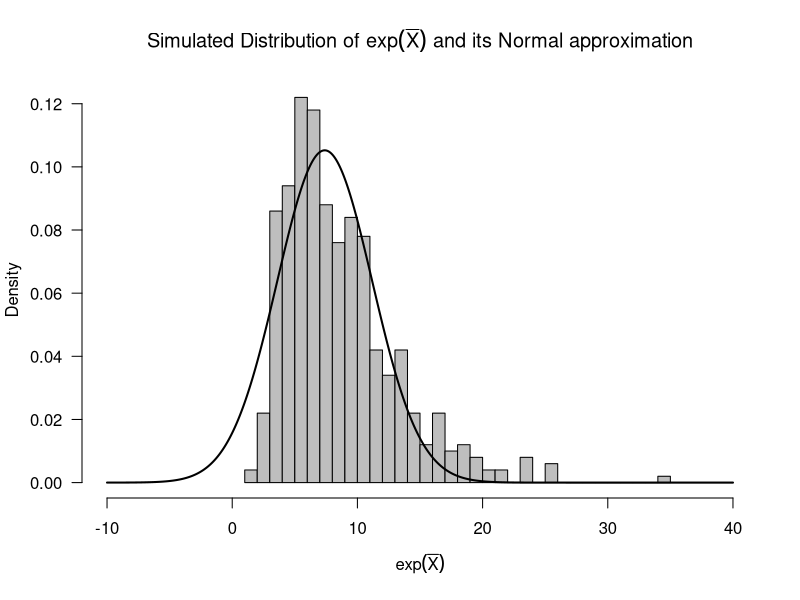
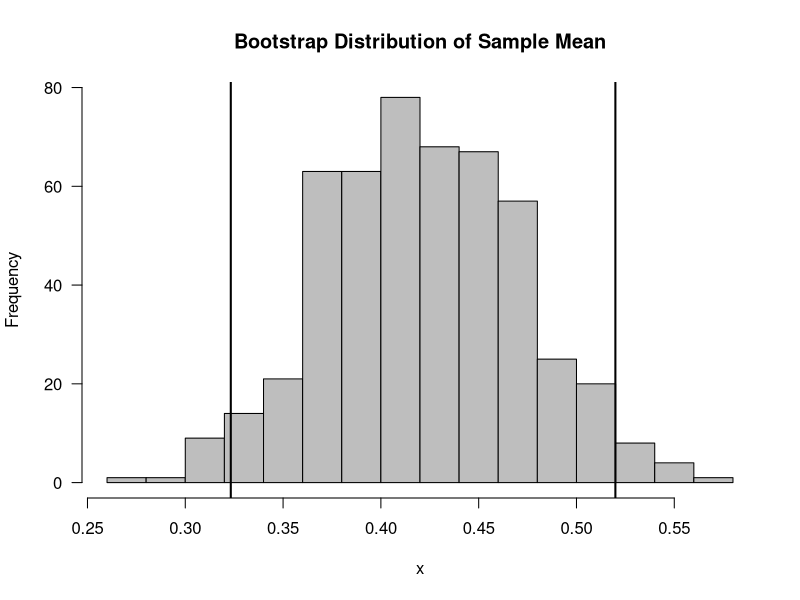
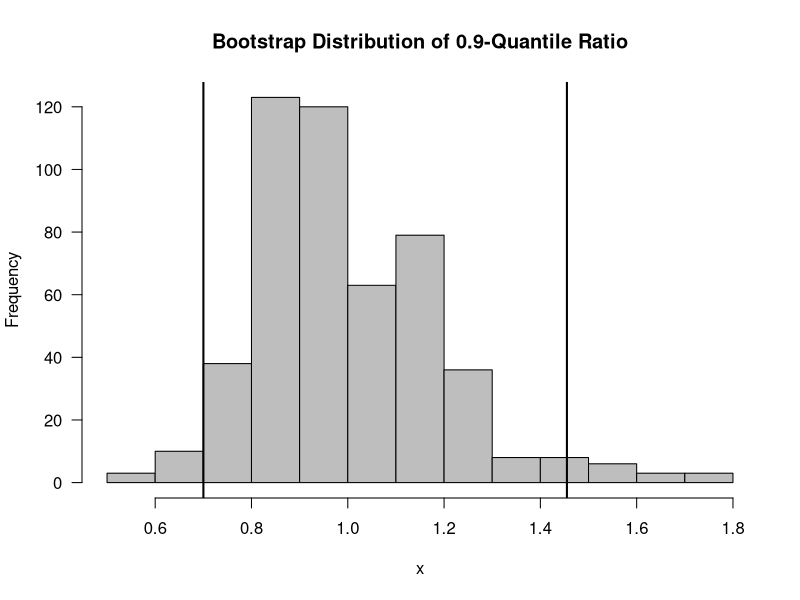

Write the R code that produced these figures, in order.
## ---- chunk 1

set.seed(5138)
R <- 500   ## number of bootstrap replications
ex <- rep(0, R)
ss <- 2
n <- 50
for(k in 1:R) {
   xx <- rlogis(n, location=2, scale=ss)
   ex[k] <- exp(mean(xx))  ## compute mean of bootstrap sample
}
tt <- seq(-10, 40, length.out=1000)
hist(ex, breaks="FD", las=1, col="grey", prob=TRUE,
     main=expression(paste("Simulated Distribution of ", exp(bar(X)), " and its Normal approximation")),
     xlab=expression(exp(bar(X))), xlim=c(-10, 40))
gg <- (exp(2)*ss*pi)/sqrt(3*n)
lines(tt, dnorm(tt, mean=exp(2), sd=gg), lwd=2)
## ---- chunk 2
set.seed(5618)
## ---- chunk 3
xx <- rexp(50, rate=2) ## data, sample of 50 exponential r.v.s with mean 1/2
R <- 500   ## number of bootstrap replications
boot.mean <- rep(0, R)
for(r in 1:R) {
   boot.samp <- sample(1:50, size=50, replace=TRUE)
   xx.boot <- xx[boot.samp]   ## this is the bootstrap sample
   boot.mean[r] <- mean(xx.boot)  ## this is the rth bootstrap replication
}
## ---- chunk 4
par.ci <- c(mean(xx) - 1.96*mean(xx)/sqrt(50), mean(xx) + 1.96*mean(xx)/sqrt(50))
boot.ci.sd <- c(mean(xx) - 1.96*sd(boot.mean), mean(xx) + 1.96*sd(boot.mean))
boot.ci.quant <- quantile(boot.mean, probs=c(.025, .975))
## ---- chunk 5
round(par.ci, 2)
## ---- chunk 6
round(boot.ci.sd, 2)
## ---- chunk 7
round(boot.ci.quant, 2)
## ---- chunk 8
hist(boot.mean, breaks="FD", main="Bootstrap Distribution of Sample Mean", 
     xlab="x", col="grey", las=1)
abline(v=boot.ci.quant[1], lwd=2)
abline(v=boot.ci.quant[2], lwd=2)
## ---- chunk 9
set.seed(5618)
## ---- chunk 10
n <- 100
m <- 100
xx <- rgamma(n, shape=2, rate=1.5) ## data, sample of 50 exponential r.v.s with mean 1/2
yy <- rgamma(m, shape=2, rate=1.5)
## ---- chunk 11
theta.hat1 <- quantile(xx, probs=0.9)
theta.hat2 <- quantile(yy, probs=0.9)
eta.hat <- theta.hat1/theta.hat2    ## estimate of quantile ratio

xdensity <- density(xx)
ydensity <- density(yy)
fx <- approxfun(xdensity$x, xdensity$y)(theta.hat1)
fy <- approxfun(ydensity$x, ydensity$y)(theta.hat2)

q1.se.sq <- (.9*.1)/(n*(fx*theta.hat2)^2)
q2.se.sq <- (.9*.1*theta.hat1*theta.hat1)/(n*fy*fy*((theta.hat2)^4))
std.err <- sqrt(q1.se.sq + q2.se.sq)
## ---- chunk 12
CI <- c(eta.hat - 1.96*std.err, eta.hat + 1.96*std.err)
round(CI, 2)
## ---- chunk 13
R <- 500
eta.boot <- numeric(R)

for(r in 1:R)
{
  boot.xx <- sample(xx, size=n, replace = TRUE)
  boot.yy <- sample(yy, size=m, replace = TRUE)
  thetahat.p1 <- quantile(boot.xx, probs=0.9)
  thetahat.p2 <- quantile(boot.yy, probs=0.9)
  eta.boot[r] <- thetahat.p1/thetahat.p2
}
## ---- chunk 14
names(eta.boot) <- NULL
names(eta.hat) <- NULL
## ---- chunk 15
boot.ci.sd <- c(eta.hat - 1.96*sd(eta.boot), eta.hat + 1.96*sd(eta.boot))

round(boot.ci.sd, 2)
## ---- chunk 16
boot.ci.quant <- quantile(eta.boot, probs=c(.025, .975))
round(boot.ci.quant, 2)
## ---- chunk 17
hist(eta.boot, main="Bootstrap Distribution of 0.9-Quantile Ratio", 
     xlab="x", col="grey", las=1)
abline(v=boot.ci.quant[1], lwd=2)
abline(v=boot.ci.quant[2], lwd=2)
